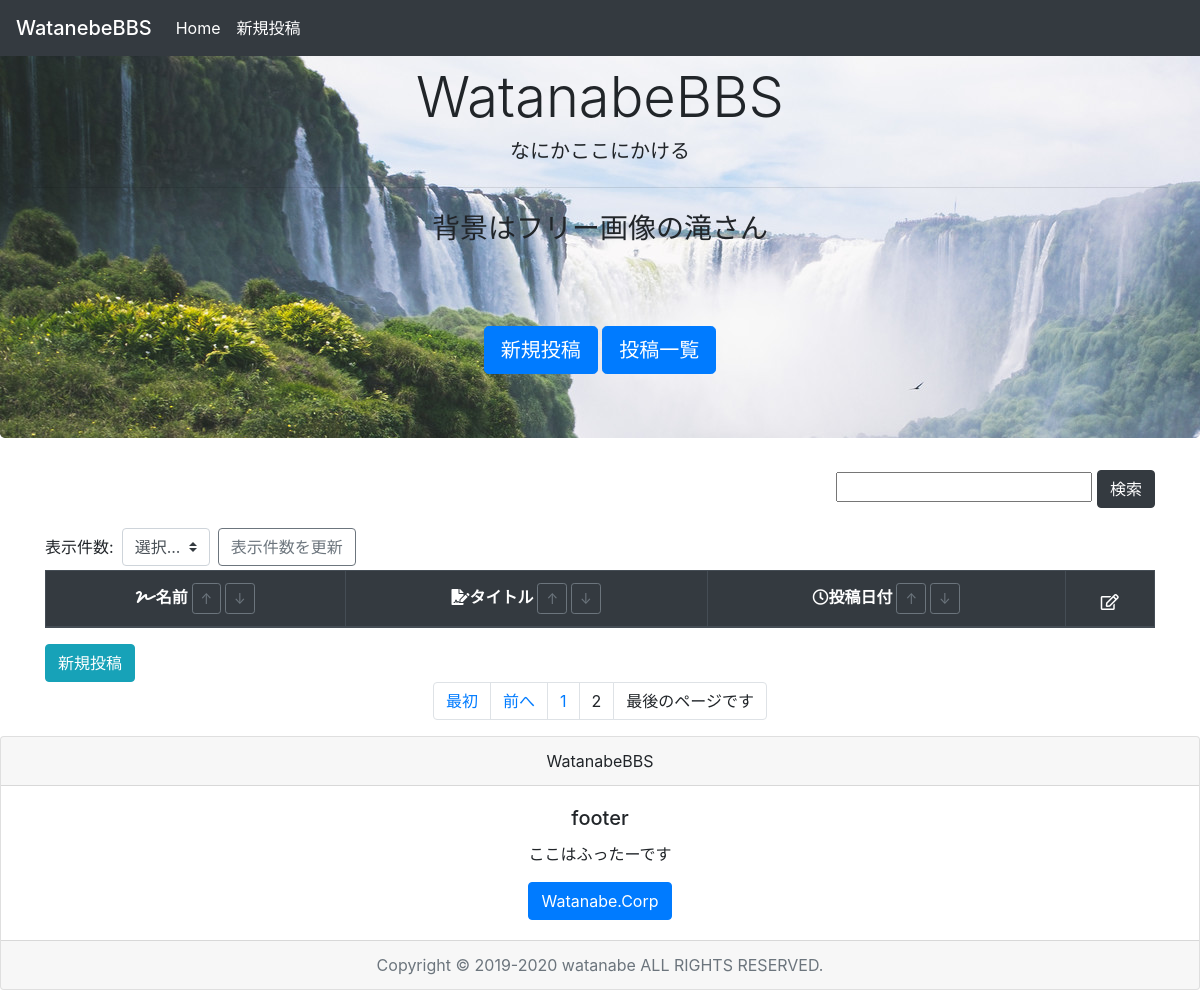
Page /?page=2 on the earlier database version.
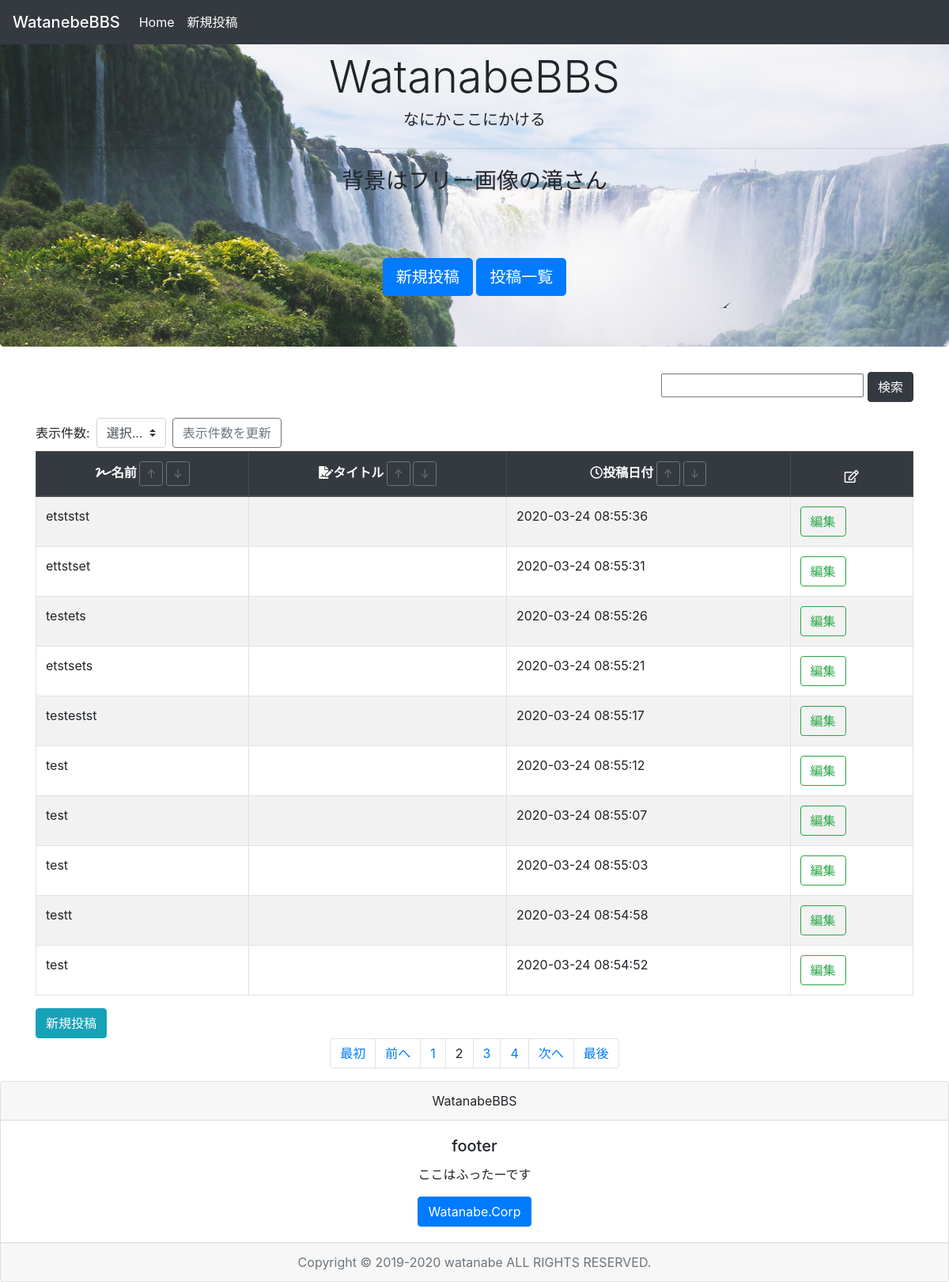
Same page on the later database version.
### tables this page shows
CREATE TABLE `board_table` (
  `id` int(11) NOT NULL,
  `name` varchar(20) NOT NULL,
  `title` text NOT NULL,
  `date` timestamp NOT NULL DEFAULT CURRENT_TIMESTAMP ON UPDATE CURRENT_TIMESTAMP,
  `content` text NOT NULL
);

### index.php (the view, shortened to what the changed rows need)
<?php
  try {
    require('mybbs_db.php');
    function h($s) {
      return htmlspecialchars($s, ENT_QUOTES, 'UTF-8');
    }
    if (isset($_POST['mv'])) {
      $max_view = (int)$_POST['mv'];
    } else {
      $max_view = 10;
    }
    if (isset($_GET['page'])) {
      $nowPage = (int)$_GET['page'];
    } else {
      $nowPage = 1;
    }
    if ($nowPage > 1) {
      $start = ($nowPage * $max_view) - $max_view;
    }else {
      $start = 0;
    }
    if(isset($_POST["sw"])){
      $search = $_POST["sw"];
      $stmt = $pdo->prepare("SELECT * FROM board_table WHERE title LIKE ? OR name LIKE ? ORDER BY date DESC LIMIT {$start}, {$max_view};");
      $stmt->execute(array(0 => '%'.$search.'%',1 => '%'.$search.'%'));
      $stmt = $stmt->fetchALL(PDO::FETCH_ASSOC);
      $page_num = $pdo->prepare("SELECT COUNT(*) FROM board_table WHERE title LIKE ? OR name LIKE ?;");
      $page_num->execute(array(0 => '%'.$search.'%',1 => '%'.$search.'%'));
      $page_num = $page_num->fetchColumn();
      $maxPage = ceil($page_num / $max_view);
    }else{
      $stmt = $pdo->query("SELECT * FROM board_table ORDER BY date DESC LIMIT {$start},{$max_view};");
      $stmt = $stmt->fetchAll(PDO::FETCH_ASSOC);
      $page_num = $pdo->query("SELECT COUNT(*) FROM board_table;");
      $page_num = $page_num->fetchColumn();
      $maxPage = ceil($page_num / $max_view);
    }
  }catch (Exception $e) {
    echo 'エラーが発生しました。:' . $e->getMessage();
  }
?>
<!DOCTYPE html>
<html lang="ja">
<head>
    <link href="https://stackpath.bootstrapcdn.com/bootstrap/4.4.1/css/bootstrap.min.css" rel="stylesheet">
    <link rel="stylesheet" href="css/watanabe.css" type="text/css">
    <link href="https://use.fontawesome.com/releases/v5.6.1/css/all.css" rel="stylesheet">
</head>
<body>
    <div class="text-center">
      <div class="jumbotron">
        <h1 class="display-4">WatanabeBBS</h1>
          <h2 class="lead">なにかここにかける</h2>
          <h3>背景はフリー画像の滝さん</h3><br><br><br>
      </div>
    </div>
    <div class="container">
    <div class="table-responsive overflow-y:scroll">
      <table id="table1" class="table table-striped table-bordered table-hover">
        <thead class="thead-dark">
         <form method="post">
          <tr class ="text-center">
            <th><i class="fas fa-signature"></i>名前
              <button class="btn btn-outline-secondary btn-sm" type="submit" name="sb" value="nsu">↑</button>
              <button class="btn btn-outline-secondary btn-sm" type="submit" name="sb" value="nsd">↓</button>
            </th>
            <th><i class="fas fa-file-signature"></i>タイトル
              <button class="btn btn-outline-secondary btn-sm" type="submit" name="sb" value="tsu">↑</button>
              <button class="btn btn-outline-secondary btn-sm" type="submit" name="sb" value="tsd">↓</button>
            </th>
            <th><i class="far fa-clock"></i>投稿日付
              <button class="btn btn-outline-secondary btn-sm" type="submit" name="sb" value="dsu">↑</button>
              <button class="btn btn-outline-secondary btn-sm" type="submit" name="sb" value="dsd">↓</button>
            </th>
            <th><i class="far fa-edit"></i>
            </th>
          </tr>
          </form>
        </thead>
        <tbody>
          <?php foreach ($stmt as $table): ?>
          <tr>
            <td><?= h($table['name']) ?></td>
            <td><a href="show.php?id=<?= $table['id'] ?>"><?= h($table['title']) ?></a></td>
            <td><?= $table["date"] ?></td>
            <td>
              <a class="btn btn-outline-success" href="edit.php?id=<?= $table['id'] ?>">編集</a>
            </td>
          </tr>
          <?php endforeach ?>
        </tbody>
      </table>
      </div>
      <nav aria-label="...">
        <ul class="pagination justify-content-center">
            <?php for ($y = $nowPage - 3; $y < $nowPage; $y++): ?>
              <?php if($y <= 0) {
                continue;
              }else { ?>
                <li class="page-item">
                  <a class="page-link" href="?page=<?= $y ?>"><?= $y; ?></a>
                </li>
              <?php } ?>
            <?php endfor ?>
            <?php for ($y = $nowPage + 1; $y <= $nowPage + 3; $y++): ?>
              <?php if($y - 1 >= $maxPage){
                break;
              }else { ?>
                <li class="page-item">
                  <a class="page-link" href="?page=<?= $y ?>"><?= $y; ?></a>
                </li>
              <?php } ?>
            <?php endfor ?>
          <?php if($nowPage >= $maxPage) { ?>
            <li class="page-item">
              <a class="page-link">最後のページです</a>
            </li>
          <?php }else { ?>
            <li class="page-item"><a class="page-link" href="?page=<?= $nowPage + 1 ?>"> 次へ</a></li>
            <li class="page-item"><a class="page-link" href="?page=<?= $maxPage ?>">最後</a></li>
          <?php } ?>
        </ul>
      </nav>
    </div>
  </body>
</html>

Differences in the rows shown:
added board_table: name "etststst", date "2020-03-24 08:55:36"
added board_table: name "ettstset", date "2020-03-24 08:55:31"
added board_table: name "testets", date "2020-03-24 08:55:26"
added board_table: name "etstsets", date "2020-03-24 08:55:21"
added board_table: name "testestst", date "2020-03-24 08:55:17"
added board_table: name "test", date "2020-03-24 08:55:12"
added board_table: name "test", date "2020-03-24 08:55:07"
added board_table: name "test", date "2020-03-24 08:55:03"
added board_table: name "testt", date "2020-03-24 08:54:58"
added board_table: name "test", date "2020-03-24 08:54:52"
Other differences:
new list line: "3"
new list line: "4"
text no longer shown: "最後のページです"
text now shown: "次へ 最後"
